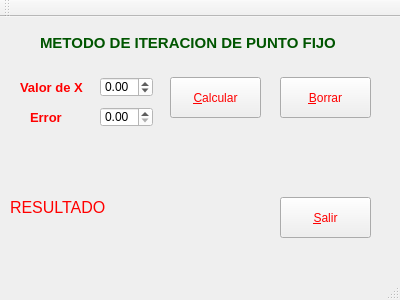
<?xml version="1.0" encoding="UTF-8"?>
<ui version="4.0">
 <class>puntofijo</class>
 <widget class="QMainWindow" name="puntofijo">
  <property name="geometry">
   <rect>
    <x>0</x>
    <y>0</y>
    <width>400</width>
    <height>300</height>
   </rect>
  </property>
  <property name="windowTitle">
   <string>puntofijo</string>
  </property>
  <property name="styleSheet">
   <string notr="true">color: qlineargradient(spread:pad, x1:0, y1:0, x2:1, y2:0, stop:0 rgba(0, 0, 0, 255), stop:1 rgba(255, 255, 255, 255));</string>
  </property>
  <widget class="QWidget" name="centralWidget">
   <widget class="QPushButton" name="SALIR">
    <property name="geometry">
     <rect>
      <x>280</x>
      <y>180</y>
      <width>91</width>
      <height>41</height>
     </rect>
    </property>
    <property name="styleSheet">
     <string notr="true">background-color: qconicalgradient(cx:0.5, cy:0.5, angle:0, stop:0 rgba(35, 40, 3, 255), stop:0.16 rgba(136, 106, 22, 255), stop:0.225 rgba(166, 140, 41, 255), stop:0.285 rgba(204, 181, 74, 255), stop:0.345 rgba(235, 219, 102, 255), stop:0.415 rgba(245, 236, 112, 255), stop:0.52 rgba(209, 190, 76, 255), stop:0.57 rgba(187, 156, 51, 255), stop:0.635 rgba(168, 142, 42, 255), stop:0.695 rgba(202, 174, 68, 255), stop:0.75 rgba(218, 202, 86, 255), stop:0.815 rgba(208, 187, 73, 255), stop:0.88 rgba(187, 156, 51, 255), stop:0.935 rgba(137, 108, 26, 255), stop:1 rgba(35, 40, 3, 255));
color: rgb(255, 0, 0);
font: 16pt &quot;MV Boli&quot;;</string>
    </property>
    <property name="text">
     <string>&amp;Salir</string>
    </property>
   </widget>
   <widget class="QPushButton" name="borrar">
    <property name="geometry">
     <rect>
      <x>280</x>
      <y>60</y>
      <width>91</width>
      <height>41</height>
     </rect>
    </property>
    <property name="styleSheet">
     <string notr="true">font: 16pt &quot;MV Boli&quot;;
color: rgb(255, 0, 0);
background-color: qconicalgradient(cx:0.5, cy:0.5, angle:0, stop:0 rgba(35, 40, 3, 255), stop:0.16 rgba(136, 106, 22, 255), stop:0.225 rgba(166, 140, 41, 255), stop:0.285 rgba(204, 181, 74, 255), stop:0.345 rgba(235, 219, 102, 255), stop:0.415 rgba(245, 236, 112, 255), stop:0.52 rgba(209, 190, 76, 255), stop:0.57 rgba(187, 156, 51, 255), stop:0.635 rgba(168, 142, 42, 255), stop:0.695 rgba(202, 174, 68, 255), stop:0.75 rgba(218, 202, 86, 255), stop:0.815 rgba(208, 187, 73, 255), stop:0.88 rgba(187, 156, 51, 255), stop:0.935 rgba(137, 108, 26, 255), stop:1 rgba(35, 40, 3, 255));</string>
    </property>
    <property name="text">
     <string>&amp;Borrar</string>
    </property>
   </widget>
   <widget class="QPushButton" name="calcular">
    <property name="enabled">
     <bool>true</bool>
    </property>
    <property name="geometry">
     <rect>
      <x>170</x>
      <y>60</y>
      <width>91</width>
      <height>41</height>
     </rect>
    </property>
    <property name="styleSheet">
     <string notr="true">color: rgb(255, 0, 0);
background-color: qconicalgradient(cx:0.5, cy:0.5, angle:0, stop:0 rgba(35, 40, 3, 255), stop:0.16 rgba(136, 106, 22, 255), stop:0.225 rgba(166, 140, 41, 255), stop:0.285 rgba(204, 181, 74, 255), stop:0.345 rgba(235, 219, 102, 255), stop:0.415 rgba(245, 236, 112, 255), stop:0.52 rgba(209, 190, 76, 255), stop:0.57 rgba(187, 156, 51, 255), stop:0.635 rgba(168, 142, 42, 255), stop:0.695 rgba(202, 174, 68, 255), stop:0.75 rgba(218, 202, 86, 255), stop:0.815 rgba(208, 187, 73, 255), stop:0.88 rgba(187, 156, 51, 255), stop:0.935 rgba(137, 108, 26, 255), stop:1 rgba(35, 40, 3, 255));
font: 16pt &quot;MV Boli&quot;;</string>
    </property>
    <property name="text">
     <string>&amp;Calcular</string>
    </property>
   </widget>
   <widget class="QDoubleSpinBox" name="error">
    <property name="geometry">
     <rect>
      <x>100</x>
      <y>90</y>
      <width>53</width>
      <height>20</height>
     </rect>
    </property>
    <property name="styleSheet">
     <string notr="true">background-color: rgb(255, 255, 255);</string>
    </property>
    <property name="decimals">
     <number>2</number>
    </property>
   </widget>
   <widget class="QDoubleSpinBox" name="x">
    <property name="geometry">
     <rect>
      <x>100</x>
      <y>60</y>
      <width>53</width>
      <height>20</height>
     </rect>
    </property>
    <property name="styleSheet">
     <string notr="true">background-color: rgb(255, 255, 255);
</string>
    </property>
    <property name="decimals">
     <number>2</number>
    </property>
    <property name="minimum">
     <double>-99.000000000000000</double>
    </property>
   </widget>
   <widget class="QLabel" name="label">
    <property name="geometry">
     <rect>
      <x>30</x>
      <y>90</y>
      <width>41</width>
      <height>21</height>
     </rect>
    </property>
    <property name="font">
     <font>
      <pointsize>10</pointsize>
      <weight>75</weight>
      <bold>true</bold>
     </font>
    </property>
    <property name="styleSheet">
     <string notr="true">color: rgb(255, 0, 0);</string>
    </property>
    <property name="text">
     <string>Error</string>
    </property>
   </widget>
   <widget class="QLabel" name="label_2">
    <property name="geometry">
     <rect>
      <x>20</x>
      <y>60</y>
      <width>71</width>
      <height>21</height>
     </rect>
    </property>
    <property name="font">
     <font>
      <pointsize>10</pointsize>
      <weight>75</weight>
      <bold>true</bold>
     </font>
    </property>
    <property name="styleSheet">
     <string notr="true">color: rgb(255, 0, 0);</string>
    </property>
    <property name="text">
     <string>Valor de X</string>
    </property>
   </widget>
   <widget class="QLabel" name="label_4">
    <property name="geometry">
     <rect>
      <x>10</x>
      <y>150</y>
      <width>101</width>
      <height>81</height>
     </rect>
    </property>
    <property name="font">
     <font>
      <family>MS Shell Dlg 2</family>
      <pointsize>12</pointsize>
      <weight>9</weight>
      <italic>false</italic>
      <bold>false</bold>
     </font>
    </property>
    <property name="styleSheet">
     <string notr="true">font: 75 12pt &quot;MS Shell Dlg 2&quot;;
color: rgb(255, 0, 0);</string>
    </property>
    <property name="text">
     <string>RESULTADO</string>
    </property>
   </widget>
   <widget class="QLabel" name="Resultado">
    <property name="geometry">
     <rect>
      <x>110</x>
      <y>150</y>
      <width>161</width>
      <height>81</height>
     </rect>
    </property>
    <property name="styleSheet">
     <string notr="true">color: rgb(0, 85, 0);
font: 75 12pt &quot;MS Shell Dlg 2&quot;;</string>
    </property>
    <property name="text">
     <string/>
    </property>
   </widget>
   <widget class="QLabel" name="label_3">
    <property name="geometry">
     <rect>
      <x>40</x>
      <y>10</y>
      <width>331</width>
      <height>31</height>
     </rect>
    </property>
    <property name="font">
     <font>
      <pointsize>11</pointsize>
      <weight>75</weight>
      <bold>true</bold>
     </font>
    </property>
    <property name="styleSheet">
     <string notr="true">color: rgb(0, 85, 0);</string>
    </property>
    <property name="text">
     <string>METODO DE ITERACION DE PUNTO FIJO</string>
    </property>
   </widget>
  </widget>
  <widget class="QToolBar" name="mainToolBar">
   <attribute name="toolBarArea">
    <enum>TopToolBarArea</enum>
   </attribute>
   <attribute name="toolBarBreak">
    <bool>false</bool>
   </attribute>
  </widget>
  <widget class="QStatusBar" name="statusBar"/>
 </widget>
 <layoutdefault spacing="6" margin="11"/>
 <resources/>
 <connections/>
</ui>
